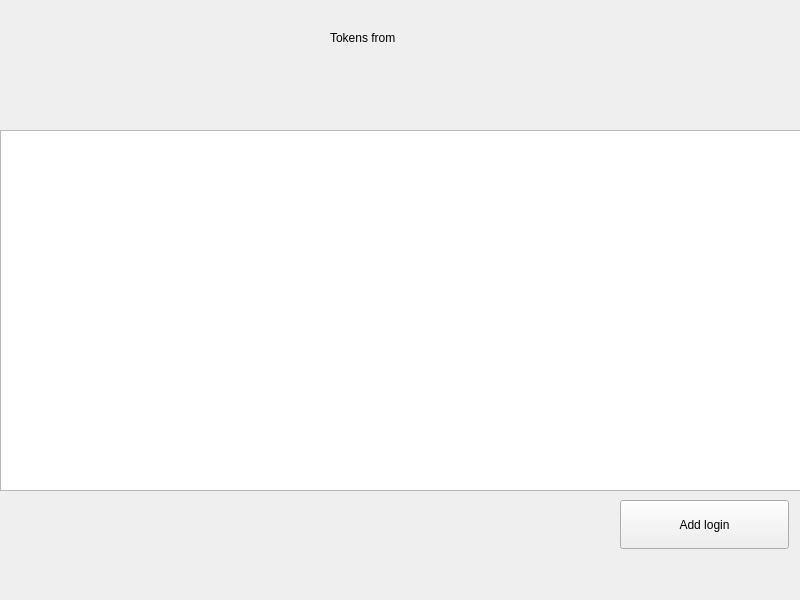
<?xml version="1.0" encoding="UTF-8"?>
<ui version="4.0">
 <class>TokensWindow</class>
 <widget class="QWidget" name="TokensWindow">
  <property name="geometry">
   <rect>
    <x>0</x>
    <y>0</y>
    <width>800</width>
    <height>600</height>
   </rect>
  </property>
  <property name="windowTitle">
   <string>Form</string>
  </property>
  <widget class="QPushButton" name="addTokenBtn">
   <property name="geometry">
    <rect>
     <x>620</x>
     <y>500</y>
     <width>169</width>
     <height>49</height>
    </rect>
   </property>
   <property name="text">
    <string>Add login</string>
   </property>
  </widget>
  <widget class="QTableWidget" name="tokensTable">
   <property name="geometry">
    <rect>
     <x>0</x>
     <y>130</y>
     <width>801</width>
     <height>361</height>
    </rect>
   </property>
  </widget>
  <widget class="QLabel" name="title">
   <property name="geometry">
    <rect>
     <x>330</x>
     <y>20</y>
     <width>160</width>
     <height>35</height>
    </rect>
   </property>
   <property name="text">
    <string>Tokens from</string>
   </property>
  </widget>
  <widget class="QLabel" name="subtitle">
   <property name="geometry">
    <rect>
     <x>280</x>
     <y>70</y>
     <width>261</width>
     <height>35</height>
    </rect>
   </property>
   <property name="text">
    <string/>
   </property>
  </widget>
 </widget>
 <resources/>
 <connections/>
</ui>
